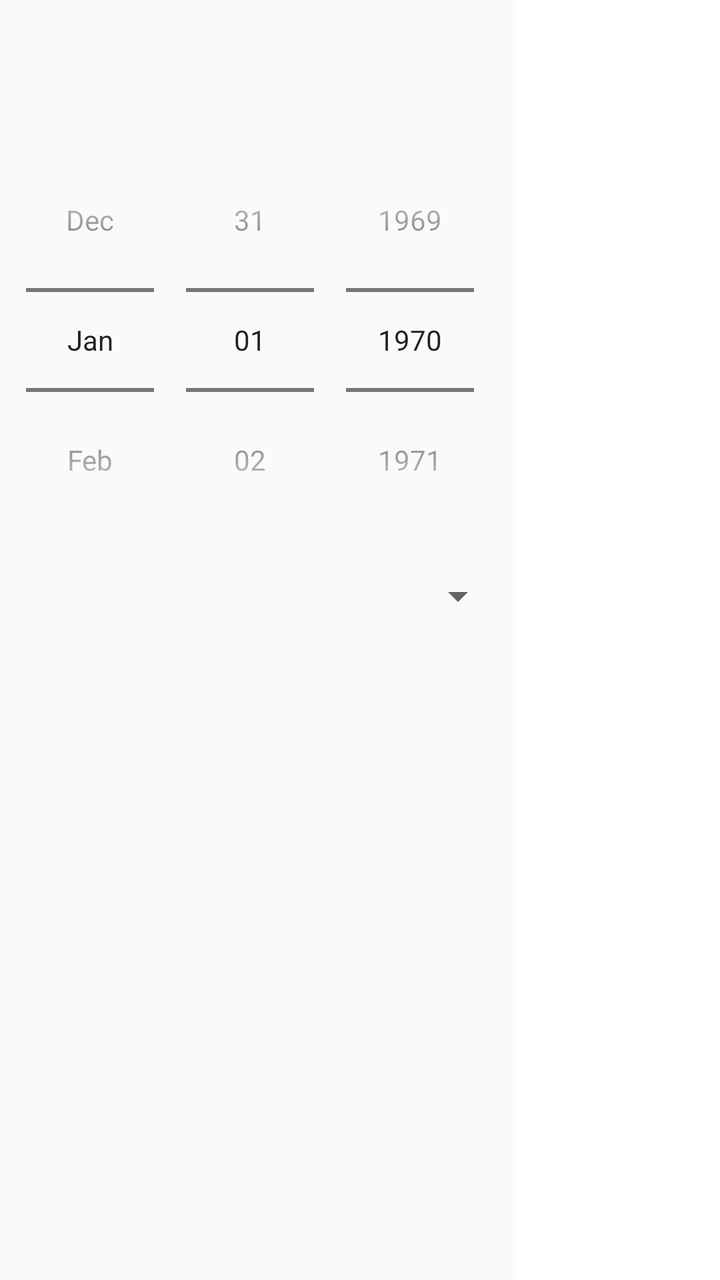
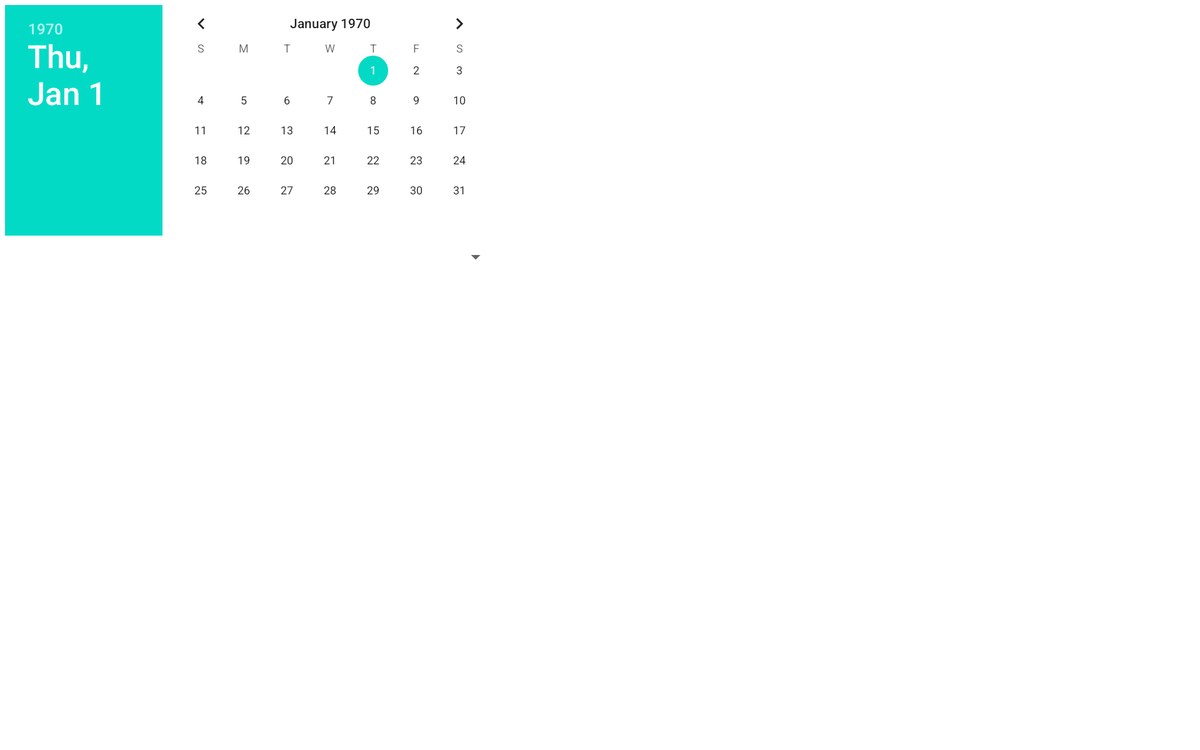

An Android layout and its configuration variant, each rendered on a device that would load it. The default file and the variant file are quoted in full after the pictures.
<!-- AndroidManifest.xml: fallback theme Theme.MaterialComponents.DayNight.NoActionBar -->
<!-- res/layout/download_dialog.xml -->
<?xml version="1.0" encoding="utf-8"?>
<ScrollView xmlns:android="http://schemas.android.com/apk/res/android"
  android:id="@+id/download_root"
  android:layout_width="wrap_content"
  android:layout_height="fill_parent"
  android:background="@color/background_light">
	<LinearLayout
	  android:layout_width="fill_parent"
	  android:layout_height="wrap_content"
	  android:orientation="vertical">
		<TextView
			android:layout_width="fill_parent"
			android:layout_height="wrap_content"
			android:id="@+id/dayOfWeek"
			android:textAlignment="center"
			android:layout_margin="20dp"/>
	  	<DatePicker
	      android:id="@+id/datePicker"
	      android:padding="5dip"
	      android:layout_gravity="center_horizontal"
	      android:calendarViewShown="false"
	      android:layout_width="wrap_content"
	      android:layout_height="wrap_content"
            android:datePickerMode="spinner"
            />
	    <LinearLayout
	      android:layout_width="fill_parent"
	      android:layout_height="wrap_content"
	      android:orientation="horizontal"
	      android:padding="5dip">
		    <Spinner
		      android:id="@+id/puzzleSelect"
		      android:layout_width="fill_parent"
		      android:layout_height="wrap_content"
		      android:layout_weight="2"
		      android:drawSelectorOnTop="true"
		      android:prompt="@string/puzzle_select"/>
		    <Button
		      android:id="@+id/browse"
		      android:text="Online"
		      android:layout_width="0dip"
		      android:layout_height="wrap_content"
		      android:layout_weight="1"
		      android:layout_marginTop="0dip"
		      android:visibility="gone" />
	    </LinearLayout>
	</LinearLayout>
</ScrollView>
<!-- resources referenced by this layout -->
<resources>
  <color name="background_light">#fafafa</color>
  <string name="puzzle_select">Select a puzzle:</string>
</resources>
<!-- res/layout-xlarge-land/download_dialog.xml (the repository's variant of the layout above) -->
<!-- drawn on a large tablet held sideways -->
<?xml version="1.0" encoding="utf-8"?>
<ScrollView xmlns:android="http://schemas.android.com/apk/res/android"
  android:id="@+id/download_root"
  android:layout_width="wrap_content"
  android:layout_height="fill_parent">
	<LinearLayout
	  android:layout_width="fill_parent"
	  android:layout_height="wrap_content"
	  android:orientation="vertical">
	  	<DatePicker
	      android:id="@+id/datePicker"
	      android:padding="5dip"
	      android:layout_gravity="center_horizontal"
	      android:layout_width="wrap_content"
	      android:layout_height="wrap_content" />
	    <LinearLayout
	      android:layout_width="fill_parent"
	      android:layout_height="wrap_content"
	      android:orientation="horizontal"
	      android:padding="5dip">
		    <Spinner
		      android:id="@+id/puzzleSelect"
		      android:layout_width="fill_parent"
		      android:layout_height="wrap_content"
		      android:layout_weight="2"
		      android:drawSelectorOnTop="true"
		      android:prompt="@string/puzzle_select" />
		    <Button
		      android:id="@+id/browse"
		      android:text="Online"
		      android:layout_width="0dip"
		      android:layout_height="wrap_content"
		      android:layout_weight="1"
		      android:layout_marginTop="0dip"
		      android:visibility="gone" />
	    </LinearLayout>
	</LinearLayout>
</ScrollView>
<!-- resources referenced by the variant -->
<!-- as a large tablet held sideways resolves them -->
<resources>
  <string name="puzzle_select">Select a puzzle:</string>
</resources>
